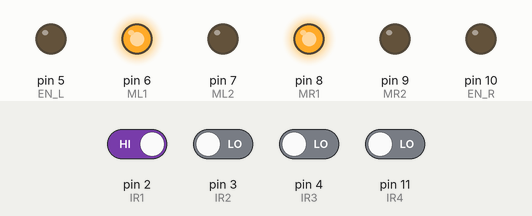
Recording of a sketch running on a simulated Arduino Uno, built with avr-gcc and run on an emulated ATmega328P. Parts: output pins drawn as LEDs (lit = HIGH). The test bench sets the inputs (shaded band); at power-on: pin 2 (IR1) HIGH, pin 3 (IR2), pin 4 (IR3), pin 11 (IR4) LOW. What the sketch prints to the serial monitor is not drawn.

Above: at 0.1 s.
At 1.2 s:
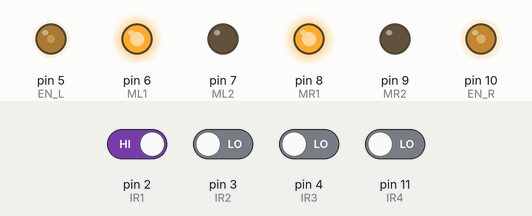
Timing chart, 0 to 0.2 s (numbered marks = the images above; inputs shaded):
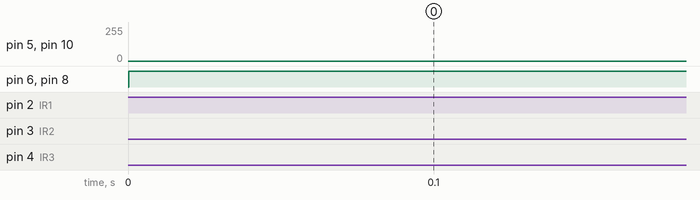

The sketch:

linefollower.ino
```cpp
#define EN_L 5
#define ML1 6
#define ML2 7
#define MR1 8
#define MR2 9
#define EN_R 10

#define IR1 2
#define IR2 3
#define IR3 4
#define IR4 11

int LineSensor1;
int LineSensor2;
int LineSensor3;
int LineSensor4;

int speed = 120;
int speedlow = 120*0.75;


void setup()
{
  Serial.begin(9600);
  pinMode(EN_L, OUTPUT);
  pinMode(ML1, OUTPUT);
  pinMode(MR1, OUTPUT);
  pinMode(ML2, OUTPUT);
  pinMode(MR2, OUTPUT);
  pinMode(EN_R, OUTPUT);


  pinMode(IR1, INPUT);
  pinMode(IR2, INPUT);
  pinMode(IR3, INPUT);
  pinMode(IR4, INPUT);


}

void loop()
{
  int LineSensor4 = digitalRead(IR4);
  int LineSensor3 = digitalRead(IR3);
  int LineSensor2 = digitalRead(IR2);
  int LineSensor1 = digitalRead(IR1);

  if (LineSensor1 == LOW && LineSensor2 == HIGH && LineSensor3 == HIGH && LineSensor4 == LOW){
    forward();
    Serial.print("forward  n");
    }

  if (LineSensor1 == LOW && LineSensor2 == LOW && LineSensor3 == HIGH && LineSensor4 == LOW)
    rightzig();

  if (LineSensor1 == LOW && LineSensor2 == HIGH && LineSensor3 == LOW && LineSensor4 == LOW)
    leftzig();

  if (LineSensor4 = HIGH)
    right();

  // if (LineSensor3 == HIGH && LineSensor4 == HIGH){
  //   right();
  //   delay(50);
  // }
  if (LineSensor1 == HIGH)
    left();

  if (LineSensor1 == HIGH && LineSensor2 == HIGH){
    left();
    delay(50);
  }
  if (LineSensor4 == HIGH && LineSensor3 == HIGH && LineSensor2 == HIGH && LineSensor1 == HIGH){
    rightalways();
    //delay(200);
  }

  // if(digitalRead(IR1)){
  //   Serial.println("Object not detected");
  //   digitalWrite(13,LOW);}
  // else{
  //   Serial.println("Object detected");
  //   digitalWrite(13,HIGH);}

}
void forward() {
  analogWrite (EN_R, speed);
  digitalWrite(MR1, HIGH);
  digitalWrite(MR2, LOW );

  analogWrite(EN_L, speed);
  digitalWrite(ML1, HIGH);
  digitalWrite(ML2, LOW );
}
void right() {
  analogWrite (EN_R, speed*0.6);
  digitalWrite(MR1, HIGH);
  digitalWrite(MR2, LOW );

  analogWrite(EN_L, speed);
  digitalWrite(ML1, HIGH);
  digitalWrite(ML2, LOW );
}
void forwardright() {
  analogWrite (EN_R, speed/3);
  digitalWrite(MR1, HIGH);
  digitalWrite(MR2, LOW );

  analogWrite(EN_L, speed);
  digitalWrite(ML1, HIGH);
  digitalWrite(ML2, LOW );
}
void forwardleft() {
  analogWrite (EN_R, speed);
  digitalWrite(MR1, HIGH);
  digitalWrite(MR2, LOW );

  analogWrite(EN_L, speed/3);
  digitalWrite(ML1, HIGH);
  digitalWrite(ML2, LOW );
}
void left() {
  analogWrite (EN_R, speed);
  digitalWrite(MR1, HIGH);
  digitalWrite(MR2, LOW );

  analogWrite(EN_L, speed*0.6);
  digitalWrite(ML1, HIGH);
  digitalWrite(ML2, LOW );
}
void rightzig() {
  analogWrite (EN_R, speedlow);
  digitalWrite(MR1, LOW);
  digitalWrite(MR2, HIGH );

  analogWrite(EN_L, speed);
  digitalWrite(ML1, HIGH);
  digitalWrite(ML2, LOW );
}
void leftzig() {
  analogWrite (EN_R, speed);
  digitalWrite(MR1, HIGH);
  digitalWrite(MR2, LOW );

  analogWrite(EN_L, speedlow);
  digitalWrite(ML1, LOW);
  digitalWrite(ML2, HIGH );
}
void rightalways() {
  analogWrite (EN_R, 0);
  digitalWrite(MR1, HIGH);
  digitalWrite(MR2, LOW );

  analogWrite(EN_L, speed);
  digitalWrite(ML1, HIGH);
  digitalWrite(ML2, LOW );
}
```
